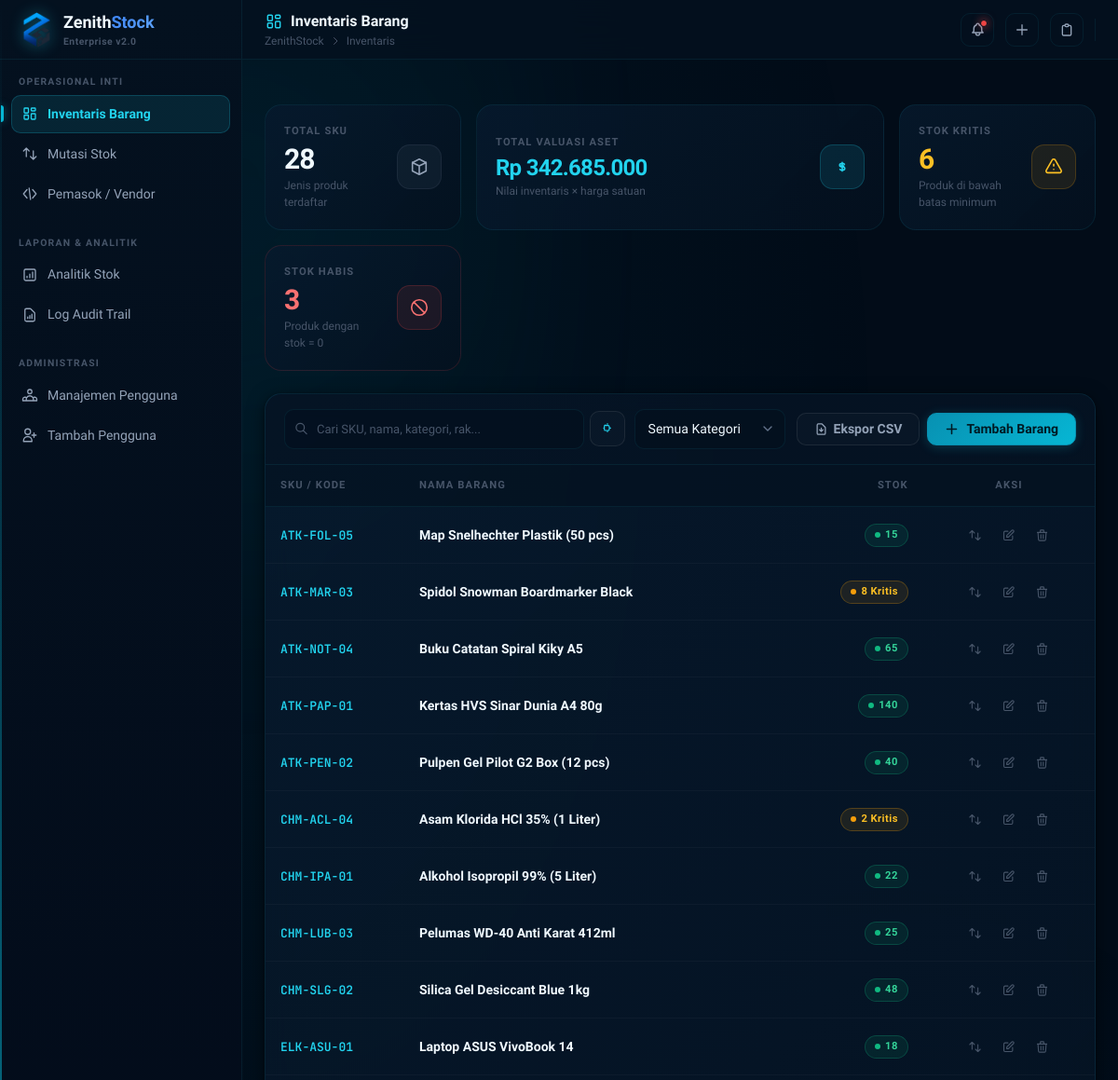
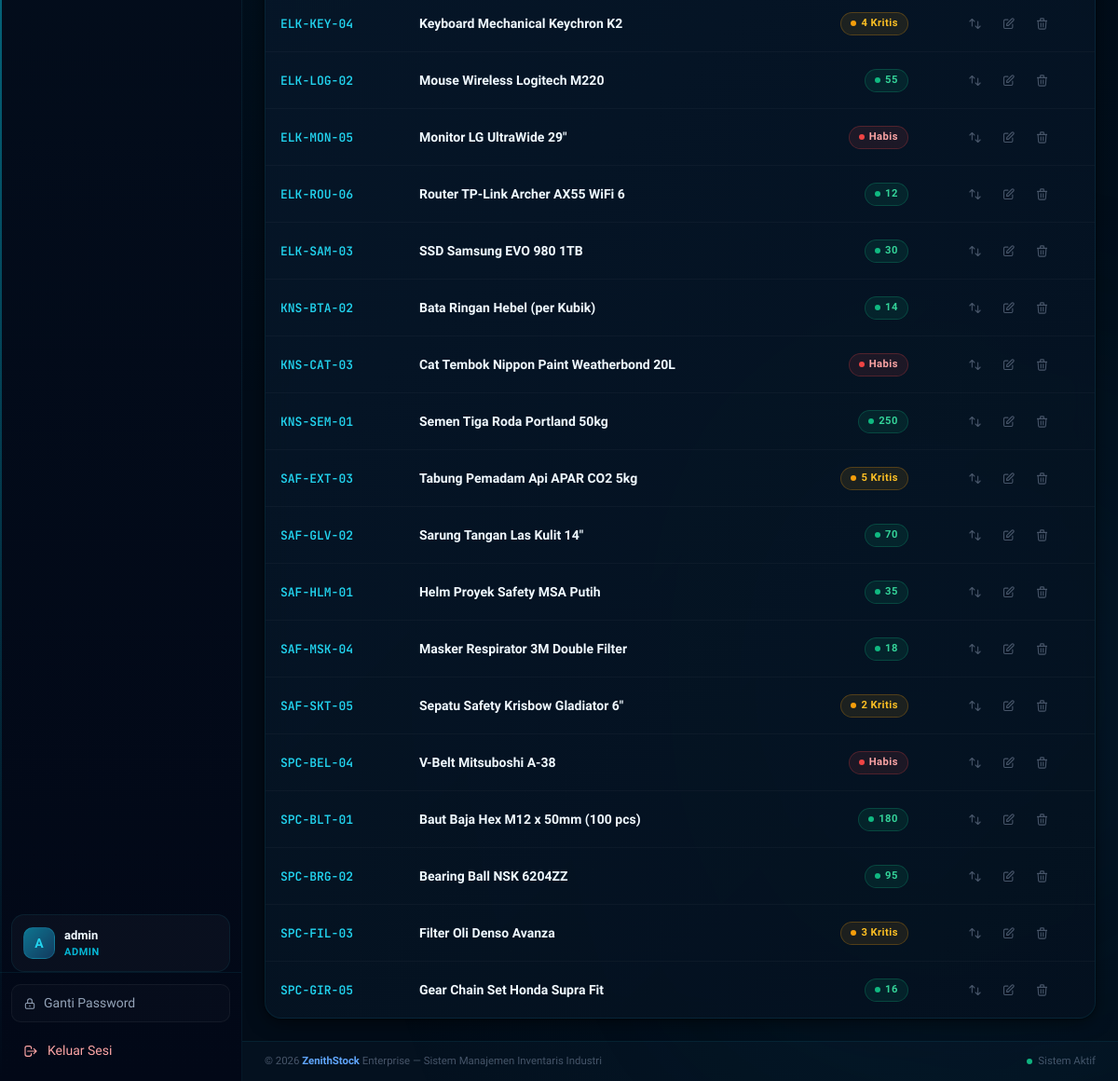
The app's page /dashboard/ (signed in), older data (2 pictures, top to bottom).
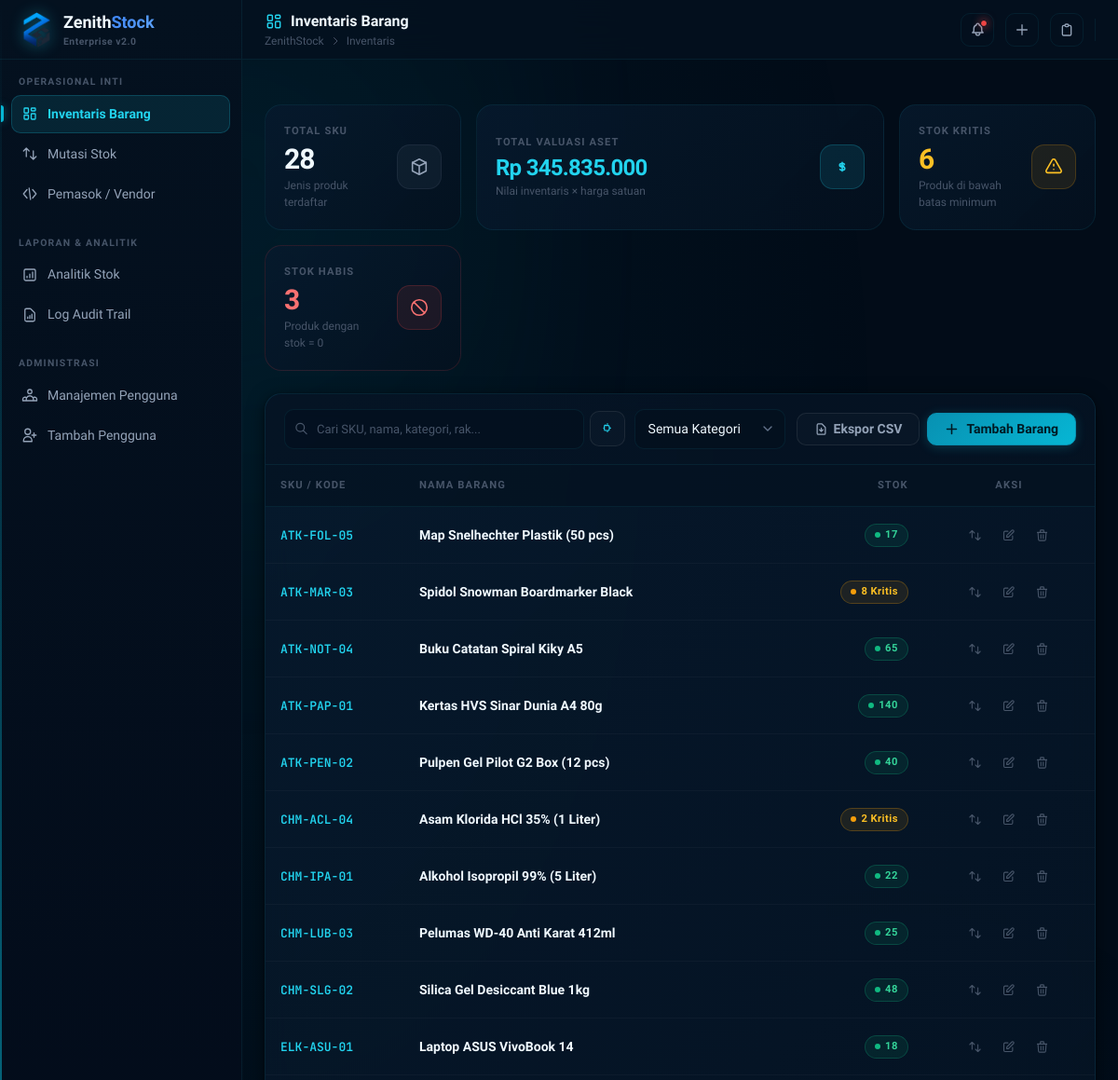
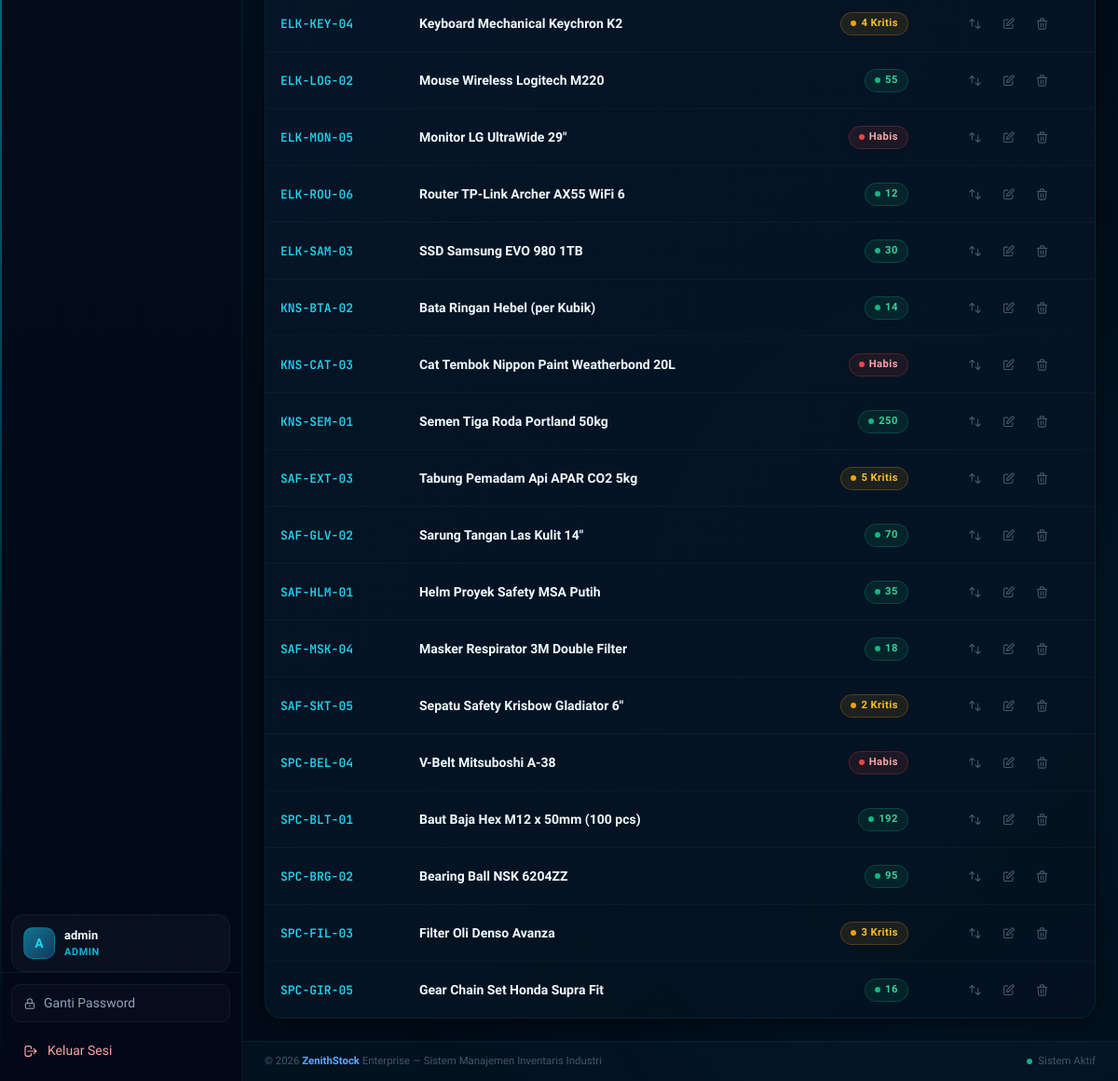
The same page, newer data (2 pictures, top to bottom).
### zenithstock/models.py (models this page shows, shortened)
class Product(db.Model):
    __tablename__ = 'products'
    id = db.Column(db.Integer, primary_key=True)
    sku = db.Column(db.String(20), unique=True, nullable=False, index=True)
    nama_barang = db.Column(db.String(100), nullable=False)
    kategori = db.Column(db.String(50), nullable=False)
    stok = db.Column(db.Integer, nullable=False, default=0)
    harga = db.Column(db.Integer, nullable=False, default=0)
    min_stok = db.Column(db.Integer, nullable=False, default=10)
    lokasi_rak = db.Column(db.String(50))
    supplier_id = db.Column(db.Integer, db.ForeignKey('suppliers.id'), nullable=True)
    movements = db.relationship('StockMovement', backref='product', lazy=True, cascade='all, delete-orphan')

### zenithstock/routes/dashboard.py (the view)
@dashboard_bp.route('/')
@login_required
def index():
    search_query = request.args.get('q', '').strip()
    category_filter = request.args.get('category', '').strip()
    status_filter = request.args.get('filter', '').strip()
    query = Product.query
    if search_query:
        query = query.filter(
            (Product.nama_barang.ilike(f'%{search_query}%')) |
            (Product.sku.ilike(f'%{search_query}%')) |
            (Product.kategori.ilike(f'%{search_query}%'))
        )
    if category_filter:
        query = query.filter(Product.kategori == category_filter)
    if status_filter == 'critical':
        query = query.filter(Product.stok > 0, Product.stok <= Product.min_stok)
    elif status_filter == 'empty':
        query = query.filter(Product.stok == 0)
    products = query.order_by(Product.sku).all()
    if request.headers.get('HX-Request'):
        return render_template('dashboard/_table.html', products=products)
    all_products = Product.query.all()
    total_products = len(all_products)
    total_stock = sum(p.stok for p in all_products)
    out_of_stock_count = sum(1 for p in all_products if p.stok == 0)
    low_stock_count = sum(1 for p in all_products if 0 < p.stok <= p.min_stok)
    total_valuation = sum(p.stok * p.harga for p in all_products)
    categories = db.session.query(Product.kategori).distinct().all()
    categories = [c[0] for c in categories if c[0]]
    return render_template(
        'dashboard/index.html',
        products=products,
        total_products=total_products,
        total_stock=total_stock,
        out_of_stock_count=out_of_stock_count,
        low_stock_count=low_stock_count,
        total_valuation=total_valuation,
        categories=categories,
        search_query=search_query,
        category_filter=category_filter
    )

### zenithstock/models.py (called while the page is built)
    @property
    def is_active(self):
        return self.status == 'active'

    def is_admin(self):
        return self.role == 'admin'

### zenithstock/templates/dashboard/index.html (shortened to what the changed rows need)
{% extends "base.html" %}
{% block header_title %}
Inventaris Barang
{% endblock %}
{% block content %}
<div id="dashboard-root" class="space-y-6" x-data="{ searchQ: '{{ search_query or '' }}', catFilter: '{{ category_filter or '' }}' }">
    <div class="grid grid-cols-2 lg:grid-cols-4 gap-4">
        <div class="stat-card" style="grid-column: span 2 / span 2;" data-kpi="valuation">
            <div style="flex:1;">
                <div class="stat-label">Total Valuasi Aset</div>
                <div class="stat-value cyan" style="font-size:1.5rem;">
                    Rp {{ "{:,.0f}".format(total_valuation).replace(",", ".") }}
                </div>
                <div class="stat-sub">Nilai inventaris × harga satuan</div>
            </div>
        </div>
    </div>
    <div class="zs-panel">
        <div id="product-table-container" style="overflow-x:auto;">
            {% include "dashboard/_table.html" %}
        </div>
    </div>
</div>
{% endblock %}

### zenithstock/templates/dashboard/_table.html (shortened to what this page needs)
<table class="zs-table" id="inventory-table">
    <thead>
        <tr>
            <th>SKU / Kode</th>
            <th>Nama Barang</th>
            <th class="text-right" style="text-align:right;">Stok</th>
            <th style="text-align:center;">Aksi</th>
        </tr>
    </thead>
    <tbody>
        {% if products %}
            {% for product in products %}
            <tr class="animate-fade-in">
                <td class="td-mono">{{ product.sku }}</td>
                <td class="td-primary">{{ product.nama_barang }}</td>
                <td style="text-align:right;">
                    {% if product.stok == 0 %}
                    <span class="badge red"><span class="badge-dot"></span>Habis</span>
                    {% elif product.stok <= product.min_stok %}
                    <span class="badge amber" title="Batas kritis: {{ product.min_stok }}">
                        <span class="badge-dot"></span>{{ product.stok }} Kritis
                    </span>
                    {% else %}
                    <span class="badge green"><span class="badge-dot"></span>{{ product.stok }}</span>
                    {% endif %}
                </td>
                <td style="text-align:center;">
                    <div style="display:inline-flex;align-items:center;gap:4px;">
                        <a href="{{ url_for('movements.create', product_id=product.id) }}"
                           class="action-btn move"
                           title="Catat Mutasi Stok">
                            <svg style="width:15px;height:15px;" fill="none" viewBox="0 0 24 24" stroke="currentColor">
                                <path stroke-linecap="round" stroke-linejoin="round" stroke-width="1.75" d="M7 16V4m0 0L3 8m4-4l4 4M17 8v12m0 0l4-4m-4 4l-4-4" />
                            </svg>
                        </a>
                        <a href="{{ url_for('dashboard.edit', product_id=product.id) }}"
                           class="action-btn edit"
                           title="Ubah Detail Barang">
                            <svg style="width:15px;height:15px;" fill="none" viewBox="0 0 24 24" stroke="currentColor">
                                <path stroke-linecap="round" stroke-linejoin="round" stroke-width="1.75" d="M11 5H6a2 2 0 00-2 2v11a2 2 0 002 2h11a2 2 0 002-2v-5m-1.414-9.414a2 2 0 112.828 2.828L11.828 15H9v-2.828l8.586-8.586z" />
                            </svg>
                        </a>
                        {% if current_user.is_admin() %}
                        <form
                            hx-post="{{ url_for('dashboard.delete', product_id=product.id) }}"
                            hx-target="#product-table-container"
                            hx-include="[name='q'],[name='category']"
                            hx-confirm="Hapus barang '{{ product.nama_barang }}' (SKU: {{ product.sku }})?\n\nSemua riwayat mutasi terkait akan ikut terhapus. Aksi ini tidak dapat dibatalkan."
                            method="POST"
                            style="display:inline;margin:0;"
                        >
                            <button type="submit"
                                    class="action-btn delete"
                                    title="Hapus Barang (Admin)">
                                <svg style="width:15px;height:15px;" fill="none" viewBox="0 0 24 24" stroke="currentColor">
                                    <path stroke-linecap="round" stroke-linejoin="round" stroke-width="1.75" d="M19 7l-.867 12.142A2 2 0 0116.138 21H7.862a2 2 0 01-1.995-1.858L5 7m5 4v6m4-6v6m1-10V4a1 1 0 00-1-1h-4a1 1 0 00-1 1v3M4 7h16" />
                                </svg>
                            </button>
                        </form>
                        {% endif %}
                    </div>
                </td>
            </tr>
            {% endfor %}
        {% endif %}
    </tbody>
</table>

Row changes from the older to the newer data that the page shows:
changed Product "Map Snelhechter Plastik (50 pcs)": stok "15" → "17"
changed Product "Baut Baja Hex M12 x 50mm (100 pcs)": stok "180" → "192"
Text that changed along with them:
{{ "{:,.0f}".format(total_valuation).replace(",", ".") }}: "342.685.000" → "345.835.000"
